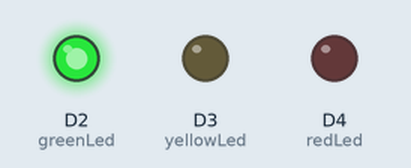
This sketch was run on a simulated Arduino Uno R4 WiFi. Parts: output pins drawn as LEDs (lit = HIGH). WiFi joins after 1.5 s; servers stay silent unless stated.

Above: at 0.1 s.
At 0.7 s:
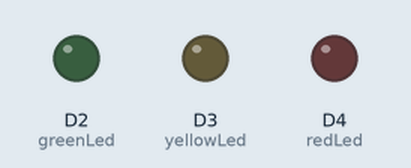
Timing chart, 0 to 2.2 s (numbered marks = the images above):
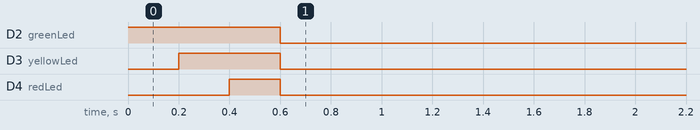

The sketch:

netboard_wifi.ino
```cpp
#include <WiFiS3.h>

const char* ssid = "REDACTED";
const char* password = "REDACTED";
int status = WL_IDLE_STATUS;
IPAddress ipToPing(8, 8, 8, 8); // adresse IP à pinger
const int greenLed = 2;
const int yellowLed = 3;
const int redLed = 4;

void setup() {
  pinMode(greenLed, OUTPUT);
  pinMode(yellowLed, OUTPUT);
  pinMode(redLed, OUTPUT);

  // boot test
  digitalWrite(greenLed, HIGH); delay(200);
  digitalWrite(yellowLed, HIGH); delay(200);
  digitalWrite(redLed, HIGH); delay(200);
  oneLight(0); // set all leds off

  while (status != WL_CONNECTED) {
    status = WiFi.begin(ssid, password);
    delay(2000);
  }
}

void loop() {
  // Lancement du ping
  int pingResult = WiFi.ping(ipToPing);

  if (pingResult > 0 && pingResult <= 50) {
    oneLight(greenLed);
  }
  else if (pingResult > 50 && pingResult <= 200) {
    oneLight(yellowLed);
  }
  else if (pingResult > 200) {
    oneLight(redLed);
  }
  else if (pingResult < 0 || WiFi.status() == WL_NO_MODULE){
    digitalWrite(greenLed, LOW);
    digitalWrite(yellowLed, LOW);
    digitalWrite(redLed, !digitalRead(redLed)); // led flashes when network is unavailable
    delay(100);
  }

  delay(500); // Attendre une seconde avant le prochain ping
}

// function lightening only one led a time
void oneLight(int pinToLight) {
  digitalWrite(greenLed, LOW);
  digitalWrite(yellowLed, LOW);
  digitalWrite(redLed, LOW);

  if (pinToLight != 0) {
    digitalWrite(pinToLight, HIGH);
  }
}
```
